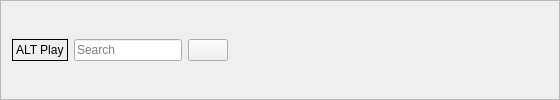
    <widget class="QFrame" name="frame_2">
     <property name="sizePolicy">
      <sizepolicy hsizetype="Preferred" vsizetype="Fixed">
       <horstretch>0</horstretch>
       <verstretch>0</verstretch>
      </sizepolicy>
     </property>
     <property name="frameShape">
      <enum>QFrame::StyledPanel</enum>
     </property>
     <property name="frameShadow">
      <enum>QFrame::Raised</enum>
     </property>
     <layout class="QGridLayout" name="gridLayout">
      <item row="0" column="2">
       <widget class="QPushButton" name="pushButton">
        <property name="text">
         <string/>
        </property>
        <property name="icon">
         <iconset theme="system-search">
          <normaloff>.</normaloff>.</iconset>
        </property>
       </widget>
      </item>
      <item row="0" column="3">
       <spacer name="horizontalSpacer">
        <property name="orientation">
         <enum>Qt::Horizontal</enum>
        </property>
        <property name="sizeType">
         <enum>QSizePolicy::Maximum</enum>
        </property>
        <property name="sizeHint" stdset="0">
         <size>
          <width>320</width>
          <height>20</height>
         </size>
        </property>
       </spacer>
      </item>
      <item row="0" column="1">
       <widget class="QLineEdit" name="lineEdit">
        <property name="placeholderText">
         <string>Search</string>
        </property>
       </widget>
      </item>
      <item row="0" column="0">
       <widget class="QLabel" name="label_3">
        <property name="styleSheet">
         <string notr="true"/>
        </property>
        <property name="frameShape">
         <enum>QFrame::Box</enum>
        </property>
        <property name="text">
         <string>ALT Play</string>
        </property>
       </widget>
      </item>
     </layout>
    </widget>
